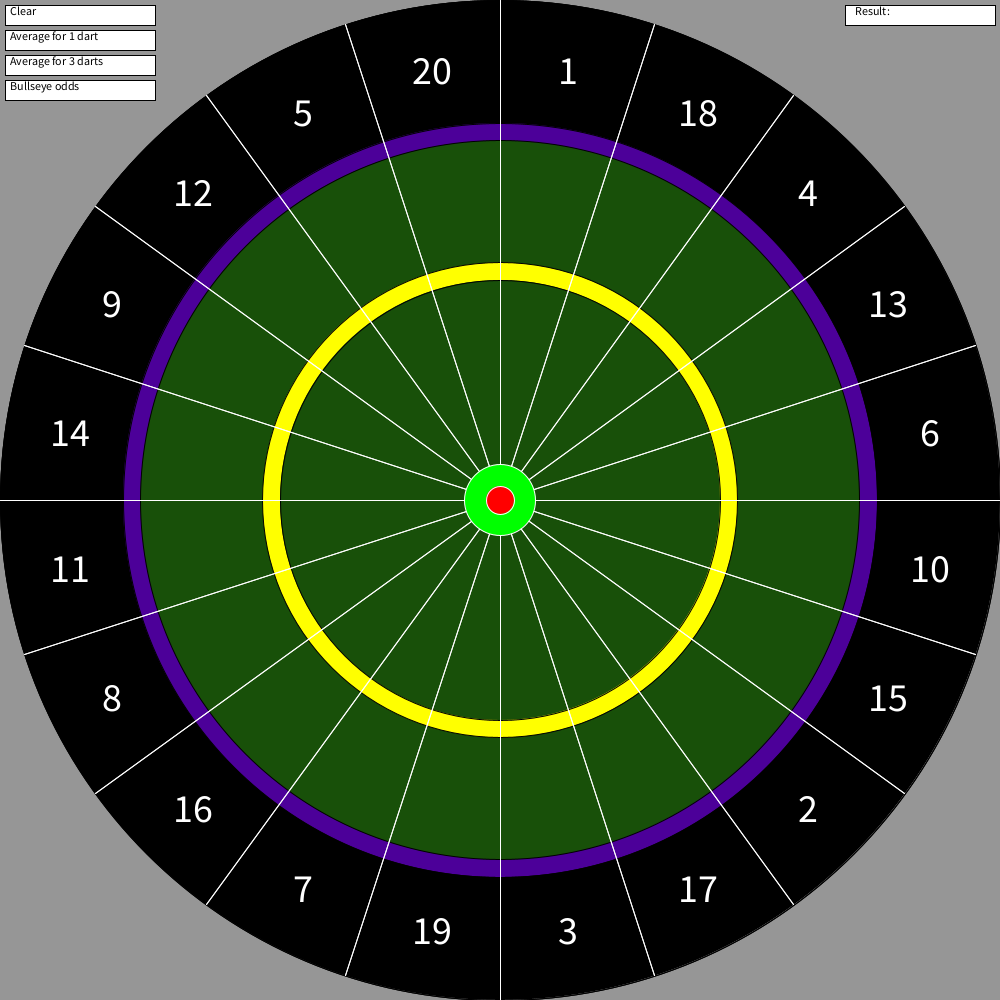
Frame 1 (no input)
Frame 60 (the mouse pressed at the canvas centre just before this capture): identical to frame 1, image omitted
Frame 120 (the mouse held since frame 60 and released just before this capture): identical to frame 1, image omitted

The Processing sketch that drew this single still picture (run headless with seeded random() and noise(); from frame 60 on, the mouse is pressed at the canvas centre):

// Processing sketch: darts
// ── darts.pde
final float RAD = 57.2957795;
final int R = 500;
final int SMALL_R = 435;
final int SMALLER = 2;
final int TRIALS = 100000;
String results;

Segment eleven, eight, sixteen, seven, nineteen, three, seventeen, two, fifteen, ten, fourteen, nine, twelve, five, twenty, one, eighteen, four, thirteen, six;
Segment[] segments;

void setup() {
  size(1000, 1000); 
  background(150, 150, 150);
  results = "";

  eleven = new Segment(11);
  eight = new Segment(8);
  sixteen = new Segment(16);
  seven = new Segment(7);
  nineteen = new Segment(19);
  three = new Segment(3);
  seventeen = new Segment(17);
  two = new Segment(2);
  fifteen = new Segment(15);
  ten = new Segment(10);
  fourteen = new Segment(14);
  nine = new Segment(9);
  twelve = new Segment(12);
  five = new Segment(5);
  twenty = new Segment(20);
  one = new Segment(1);
  eighteen = new Segment(18);
  four = new Segment(4);
  thirteen = new Segment(13);
  six = new Segment(6);

  Segment[] temp = {
    eleven, eight, sixteen, seven, nineteen, three, seventeen, two, fifteen, ten, fourteen, nine, twelve, five, twenty, one, eighteen, four, thirteen, six
  };
  segments = temp;
  drawBoard();
}

void draw() {
  drawButtons();
}

void drawButtons() {
  fill(255, 255, 255);
  stroke(0, 0, 0);
  strokeWeight(1);
  rectMode(CORNER);

  // Clear
  rect(5, 5, 150, 20);

  // Average for 1 dart
  rect(5, 30, 150, 20);

  // Average for 3 darts
  rect(5, 55, 150, 20);

  // Bullseye odds
  rect(5, 80, 150, 20);

  // Output
  rect(width - 155, 5, 150, 20);

  fill(0, 0, 0);
  textSize(12);
  textAlign(LEFT, TOP);

  text("Clear", 10, 7);
  text("Average for 1 dart", 10, 32);
  text("Average for 3 darts", 10, 57);
  text("Bullseye odds", 10, 82);
  text("Result: ", width - 145, 7);
  text(results, width - 102, 7);
}

void mousePressed() {
  float x = mouseX;
  float y = mouseY;

  if (x >= 5 && x <= 155) {

    // Clear
    if (y >= 5 && y <= 25) {
      drawBoard();
      results = "";
    }
    // Average for 1 dart
    else if (y >= 30 && y <= 50) {
      results = "" + monteCarloDartsX(TRIALS, 1, true);
      results += " points";
    }
    // Average for 3 darts
    else if (y >= 55 && y <= 75) {
      results = "" + monteCarloDartsX(TRIALS, 3, true);
      results += " points";
    }
    // Bullseye odds
    else if (y >= 80 && y <= 100) {
      results = "" + monteCarloBullseye(TRIALS, true);
      results += " odds";
    }
  }
}

float monteCarloDarts(int trials, boolean draw) {
  float average = 0;
  for (int i = 0; i < trials; i++) {
    int score = 0;
    int count = 0;
    while (score != 501) {
      Point dart = throwDart();
      if (draw)
        drawPoint(dart);
      int addition = getScore(dart);
      if ((score + addition) <= 501)
        score += addition;
      count++;
    }
    average += count;
  }
  average /= trials;
  return average;
}

float monteCarloDartsX(int trials, int darts, boolean draw) {
  float average = 0;
  for (int i = 0; i < trials; i++) {
    average += throwDarts(darts, draw);
  }
  average /= trials;
  return average;
}


float monteCarloBullseye(int trials, boolean draw) {
  float bullseyes = 0;
  for (int i = 0; i < trials; i++) {
    if (bullseyeCheck(draw))
      bullseyes++;
  }
  return bullseyes / trials;
}

boolean bullseyeCheck(boolean draw) {
  Point dart = throwDart();
  if (draw)
    drawPoint(dart);
  if (dist(dart.x, dart.y, 500, 500) < 14)
    return true;
  else
    return false;
}

void drawPoint(Point dart) {
  stroke(247, 130, 226);
  strokeWeight(1);
  point(dart.x, dart.y);
  stroke(0, 0, 0);
  strokeWeight(1);
}

int throwDarts(int trials, boolean draw) {
  int score = 0;
  Point dart;
  for (int i = 0; i < trials; i++) {
    dart = throwDart();
    score += getScore(dart);

    if (draw)
      drawPoint(dart);
  }
  return score;
}

Point throwDart() {
  float randX;
  float randY;
  do {
    randX = random(0, width);
    randY = random(0, height);
  } 
  while (dist (randX, randY, 500, 500) > 500);
  return new Point(randX, randY);
}

int getScore(Point p) {
  int score = 0;
  float distance = dist(p.x, p.y, 500, 500);

  // Off board
  if (distance > 377)
    score += 0;

  // Bullseye check
  else if (distance < 14)
    score += 50;
  else if (distance < 35.5)
    score += 25;

  // Check Segments
  else {
    for (Segment segment : segments) {
      if (segment.contains(p.x, p.y))
        score += segment.getValue();
    }
  }

  // Check double and triple
  if (distance >= 359.5 && distance <= 377)
    score *= 2;
  else if (distance >= 220 && distance <= 237.5)
    score *= 3;

  return score;
}

void drawBoard() {

  for (Segment s : segments) {
    s.index = 0;
  }

  fill(255, 255, 255);
  ellipse(500, 500, 1000, 1000);

  fill(0, 0, 0);
  ellipse(500, 500, 1000, 1000);

  fill(76, 0, 153);
  ellipse(500, 500, 754, 754);
  fill(24, 80, 9);
  ellipse(500, 500, 719, 719);

  fill(255, 255, 0);
  ellipse(500, 500, 475, 475);
  fill(24, 80, 9);
  ellipse(500, 500, 440, 440);

  float theta = 180;
  float xStart;
  float yStart;
  float xEnd = 0;
  float yEnd = 500;

  // Generate bottom half
  for (int i = 0; i < 10; i++) {
    theta -= 18;
    xStart = xEnd;
    yStart = yEnd;
    xEnd = (float)((Math.cos(theta / RAD) * R));
    yEnd = (float)(Math.sqrt((R * R) - (xEnd * xEnd)));
    xEnd += R;
    yEnd += R;
    Triangle t = new Triangle(xStart, yStart, xEnd, yEnd, true);
  }

  // Generate top half
  for (int i = 0; i < 10; i++) {
    theta -= 18;
    xStart = xEnd;
    yStart = yEnd;
    xEnd = (float)((Math.cos(theta / RAD) * R));
    yEnd = -(float)(Math.sqrt((R * R) - (xEnd * xEnd)));
    xEnd += R;
    yEnd += R;
    Triangle t = new Triangle(xStart, yStart, xEnd, yEnd, true);
  }

  theta = 180;
  xEnd = 0;
  yEnd = 500;

  // Generate bottom half for calculations
  for (int i = 0; i < 30; i++) {
    theta -= 6;
    xStart = xEnd;
    yStart = yEnd;
    xEnd = (float)((Math.cos(theta / RAD) * R));
    yEnd = (float)(Math.sqrt((R * R) - (xEnd * xEnd)));
    xEnd += R;
    yEnd += R;

    if (i >= 0 && i <= 2)
      eleven.add(new Triangle(xStart, yStart, xEnd, yEnd, false));
    else if (i >= 3 && i <= 5)
      eight.add(new Triangle(xStart, yStart, xEnd, yEnd, false));
    else if (i >= 6 && i <= 8)
      sixteen.add(new Triangle(xStart, yStart, xEnd, yEnd, false));
    else if (i >= 9 && i <= 11)
      seven.add(new Triangle(xStart, yStart, xEnd, yEnd, false));
    else if (i >= 12 && i <= 14)
      nineteen.add(new Triangle(xStart, yStart, xEnd, yEnd, false));
    else if (i >= 15 && i <= 17)
      three.add(new Triangle(xStart, yStart, xEnd, yEnd, false));
    else if (i >= 18 && i <= 20)
      seventeen.add(new Triangle(xStart, yStart, xEnd, yEnd, false));
    else if (i >= 21 && i <= 23)
      two.add(new Triangle(xStart, yStart, xEnd, yEnd, false));
    else if (i >= 24 && i <= 26)
      fifteen.add(new Triangle(xStart, yStart, xEnd, yEnd, false));
    else if (i >= 27 && i <= 29)
      ten.add(new Triangle(xStart, yStart, xEnd, yEnd, false));
  }

  // Generate top half for calculations
  for (int i = 0; i < 30; i++) {
    theta -= 6;
    xStart = xEnd;
    yStart = yEnd;
    xEnd = (float)((Math.cos(theta / RAD) * R));
    yEnd = -(float)(Math.sqrt((R * R) - (xEnd * xEnd)));
    xEnd += R;
    yEnd += R;

    if (i >= 0 && i <= 2)
      six.add(new Triangle(xStart, yStart, xEnd, yEnd, false));
    else if (i >= 3 && i <= 5)
      thirteen.add(new Triangle(xStart, yStart, xEnd, yEnd, false));
    else if (i >= 6 && i <= 8)
      four.add(new Triangle(xStart, yStart, xEnd, yEnd, false));
    else if (i >= 9 && i <= 11)
      eighteen.add(new Triangle(xStart, yStart, xEnd, yEnd, false));
    else if (i >= 12 && i <= 14)
      one.add(new Triangle(xStart, yStart, xEnd, yEnd, false));
    else if (i >= 15 && i <= 17)
      twenty.add(new Triangle(xStart, yStart, xEnd, yEnd, false));
    else if (i >= 18 && i <= 20)
      five.add(new Triangle(xStart, yStart, xEnd, yEnd, false));
    else if (i >= 21 && i <= 23)
      twelve.add(new Triangle(xStart, yStart, xEnd, yEnd, false));
    else if (i >= 24 && i <= 26)
      nine.add(new Triangle(xStart, yStart, xEnd, yEnd, false));
    else if (i >= 27 && i <= 29)
      fourteen.add(new Triangle(xStart, yStart, xEnd, yEnd, false));
  }

  theta = 189;

  fill(255, 255, 255);
  // Generate bottom half numbers
  for (int i = 0; i < 10; i++) {
    theta -= 18;
    xStart = xEnd;
    yStart = yEnd;
    xEnd = (float)((Math.cos(theta / RAD) * SMALL_R));
    yEnd = (float)(Math.sqrt((SMALL_R * SMALL_R) - (xEnd * xEnd)));
    xEnd += R;
    yEnd += R;

    textSize(40);
    textAlign(CENTER, CENTER);
    String text = "";
    switch(i) {
    case 0:
      text = "11";
      break;
    case 1:
      text = "8";
      break;
    case 2:
      text = "16";
      break;
    case 3:
      text = "7";
      break;
    case 4:
      text = "19";
      break;
    case 5:
      text = "3";
      break;
    case 6:
      text = "17";
      break;
    case 7:
      text = "2";
      break;
    case 8:
      text = "15";
      break;
    case 9:
      text = "10";
      break;
    }

    text(text, xEnd, yEnd);
  }

  // Generate top half numbers
  for (int i = 0; i < 10; i++) {
    theta -= 18;
    xStart = xEnd;
    yStart = yEnd;
    xEnd = (float)((Math.cos(theta / RAD) * SMALL_R));
    yEnd = -(float)(Math.sqrt((SMALL_R * SMALL_R) - (xEnd * xEnd)));
    xEnd += R;
    yEnd += R;

    String text = "";
    switch(i) {
    case 0:
      text = "6";
      break;
    case 1:
      text = "13";
      break;
    case 2:
      text = "4";
      break;
    case 3:
      text = "18";
      break;
    case 4:
      text = "1";
      break;
    case 5:
      text = "20";
      break;
    case 6:
      text = "5";
      break;
    case 7:
      text = "12";
      break;
    case 8:
      text = "9";
      break;
    case 9:
      text = "14";
      break;
    }

    text(text, xEnd, yEnd);
  }

  fill(0, 255, 0);
  ellipse(500, 500, 71, 71);
  fill(255, 0, 0);
  ellipse(500, 500, 28, 28);
}


// ── Point.pde
public class Point{
  
  public float x;
  public float y;
  
  public Point(float x, float y) {
    this.x = x;
    this.y = y;
  }
}

// ── Segment.pde
public class Segment {

  // Array of triangles
  public Triangle[] triangles;
  // Value of the segment
  private int value;
  // Index for adding in the triangles
  private int index;

  public Segment(int value) {
    triangles = new Triangle[3];
    index = 0;
    this.value = value;
  }
  
  // Adds a triangle to the segment and increments the index
  public void add(Triangle t) {
    triangles[index] = t;
    index++;
  }
  
  // Checks every triangle in the segment if it contains a point
  public boolean contains(float x, float y) {
    for (Triangle t : triangles) {
      if (t.contains(x, y))
        return true;
    }
    return false;
  }
  
  // Returns the value of the segment
  public int getValue() {
   return value;
  } 
}


// ── Triangle.pde
class Triangle {

  private Point[] v;

  public Triangle(float xStart, float yStart, float xEnd, float yEnd, boolean draw) {
    if (draw) {
      strokeWeight(1);
      stroke(255, 255, 255);
      line(xStart, yStart, width/2, height/2);
      line(xEnd, yEnd, width/2, height/2);
    }
    v = new Point[3];
    v[0] = new Point(xStart, yStart);
    v[1] = new Point(xEnd, yEnd);
    v[2] = new Point(500, 500);
  }

  public boolean contains(float x, float y) {
     
    Point p = new Point(x, y);
    
    float one = crossProduct(v[0], p, v[0], v[1]);
    float two = crossProduct(v[1], p, v[1], v[2]);
    float three = crossProduct(v[2], p, v[2], v[0]);
    
    if (one > 0 && two > 0 && three >0)
      return true;
    else if (one < 0 && two < 0 && three < 0)
      return true;
    
    return false;
  }
  
  public float crossProduct(Point a, Point b, Point c, Point d) {
      return (b.x - a.x) * (d.y - c.y) - (d.x - c.x) * (b.y - a.y);
  }
  

  public float area(float x1, float y1, float x2, float y2, float x3, float y3) {
    float area = 0.0;
    area = Math.abs((((x1 * y2) - (y1 * x2)) + ((x2 * y3) - (y2 * x3)) + ((x3 * y1) - y3 * x1)) / 2);
    return area;
  }
}
